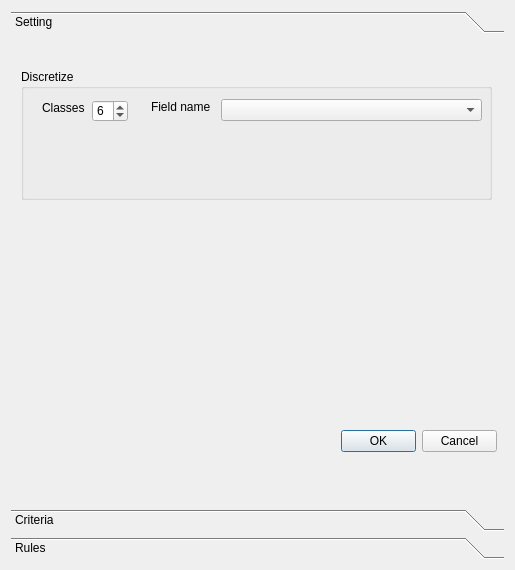
<?xml version="1.0" encoding="UTF-8"?>
<ui version="4.0">
 <class>Dialog</class>
 <widget class="QDialog" name="Dialog">
  <property name="geometry">
   <rect>
    <x>0</x>
    <y>0</y>
    <width>515</width>
    <height>570</height>
   </rect>
  </property>
  <property name="windowTitle">
   <string>geoRules</string>
  </property>
  <layout class="QGridLayout" name="gridLayout">
   <item row="1" column="0">
    <widget class="QToolBox" name="toolBox">
     <property name="styleSheet">
      <string notr="true">
font: 75 italic 10pt &quot;MS Shell Dlg 2&quot;;</string>
     </property>
     <property name="currentIndex">
      <number>0</number>
     </property>
     <widget class="QWidget" name="page">
      <property name="geometry">
       <rect>
        <x>0</x>
        <y>0</y>
        <width>497</width>
        <height>462</height>
       </rect>
      </property>
      <attribute name="label">
       <string>Setting</string>
      </attribute>
      <widget class="QDialogButtonBox" name="SettingButtonBox">
       <property name="geometry">
        <rect>
         <x>330</x>
         <y>390</y>
         <width>156</width>
         <height>24</height>
        </rect>
       </property>
       <property name="standardButtons">
        <set>QDialogButtonBox::Cancel|QDialogButtonBox::Ok</set>
       </property>
      </widget>
      <widget class="QGroupBox" name="DiscretizeGbox">
       <property name="geometry">
        <rect>
         <x>10</x>
         <y>30</y>
         <width>471</width>
         <height>131</height>
        </rect>
       </property>
       <property name="title">
        <string>Discretize</string>
       </property>
       <widget class="QSpinBox" name="ClasseNumDiscSpinBox">
        <property name="geometry">
         <rect>
          <x>71</x>
          <y>31</y>
          <width>36</width>
          <height>22</height>
         </rect>
        </property>
        <property name="maximum">
         <number>15</number>
        </property>
        <property name="value">
         <number>6</number>
        </property>
       </widget>
       <widget class="QLabel" name="ClassNumbLbl">
        <property name="geometry">
         <rect>
          <x>21</x>
          <y>31</y>
          <width>44</width>
          <height>16</height>
         </rect>
        </property>
        <property name="text">
         <string>Classes</string>
        </property>
       </widget>
       <widget class="QLabel" name="NewFieldNameDiscLbl">
        <property name="geometry">
         <rect>
          <x>130</x>
          <y>30</y>
          <width>64</width>
          <height>16</height>
         </rect>
        </property>
        <property name="text">
         <string>Field name</string>
        </property>
       </widget>
       <widget class="QComboBox" name="cobBoxFieldNameDisc">
        <property name="geometry">
         <rect>
          <x>200</x>
          <y>30</y>
          <width>261</width>
          <height>22</height>
         </rect>
        </property>
       </widget>
      </widget>
     </widget>
     <widget class="QWidget" name="CriteriaQTbox">
      <property name="geometry">
       <rect>
        <x>0</x>
        <y>0</y>
        <width>497</width>
        <height>462</height>
       </rect>
      </property>
      <attribute name="label">
       <string>Criteria</string>
      </attribute>
      <widget class="QComboBox" name="CritListFieldsCBox">
       <property name="geometry">
        <rect>
         <x>100</x>
         <y>33</y>
         <width>181</width>
         <height>20</height>
        </rect>
       </property>
      </widget>
      <widget class="QLabel" name="EnvLbl">
       <property name="geometry">
        <rect>
         <x>2</x>
         <y>0</y>
         <width>71</width>
         <height>19</height>
        </rect>
       </property>
       <property name="text">
        <string>Active layer     </string>
       </property>
      </widget>
      <widget class="QLabel" name="CritFieldsLbl">
       <property name="geometry">
        <rect>
         <x>2</x>
         <y>32</y>
         <width>81</width>
         <height>23</height>
        </rect>
       </property>
       <property name="text">
        <string>Active field</string>
       </property>
      </widget>
      <widget class="QLabel" name="CritMapNameLbl">
       <property name="geometry">
        <rect>
         <x>100</x>
         <y>0</y>
         <width>361</width>
         <height>20</height>
        </rect>
       </property>
       <property name="font">
        <font>
         <family>MS Shell Dlg 2</family>
         <pointsize>10</pointsize>
         <weight>9</weight>
         <italic>true</italic>
         <bold>false</bold>
        </font>
       </property>
       <property name="textFormat">
        <enum>Qt::AutoText</enum>
       </property>
      </widget>
      <widget class="QTextEdit" name="CritTEdit">
       <property name="geometry">
        <rect>
         <x>10</x>
         <y>380</y>
         <width>451</width>
         <height>71</height>
        </rect>
       </property>
       <property name="sizePolicy">
        <sizepolicy hsizetype="Expanding" vsizetype="Preferred">
         <horstretch>0</horstretch>
         <verstretch>2</verstretch>
        </sizepolicy>
       </property>
      </widget>
      <widget class="QTableWidget" name="CritWeighTableWidget">
       <property name="geometry">
        <rect>
         <x>0</x>
         <y>70</y>
         <width>371</width>
         <height>251</height>
        </rect>
       </property>
       <property name="sizePolicy">
        <sizepolicy hsizetype="Expanding" vsizetype="Maximum">
         <horstretch>0</horstretch>
         <verstretch>0</verstretch>
        </sizepolicy>
       </property>
       <property name="dragEnabled">
        <bool>true</bool>
       </property>
       <property name="dragDropMode">
        <enum>QAbstractItemView::DragDrop</enum>
       </property>
       <property name="alternatingRowColors">
        <bool>true</bool>
       </property>
       <property name="rowCount">
        <number>0</number>
       </property>
       <attribute name="horizontalHeaderCascadingSectionResizes">
        <bool>false</bool>
       </attribute>
       <attribute name="verticalHeaderCascadingSectionResizes">
        <bool>false</bool>
       </attribute>
       <attribute name="verticalHeaderHighlightSections">
        <bool>true</bool>
       </attribute>
      </widget>
      <widget class="QComboBox" name="DeclistFieldsCBox">
       <property name="geometry">
        <rect>
         <x>110</x>
         <y>341</y>
         <width>351</width>
         <height>20</height>
        </rect>
       </property>
      </widget>
      <widget class="QLabel" name="DecFieldsLbl">
       <property name="geometry">
        <rect>
         <x>10</x>
         <y>340</y>
         <width>81</width>
         <height>23</height>
        </rect>
       </property>
       <property name="text">
        <string>Decision field</string>
       </property>
      </widget>
      <widget class="QPushButton" name="CritRemoveFieldBtn">
       <property name="geometry">
        <rect>
         <x>390</x>
         <y>30</y>
         <width>75</width>
         <height>24</height>
        </rect>
       </property>
       <property name="text">
        <string>Remove</string>
       </property>
      </widget>
      <widget class="QPushButton" name="CritExtractBtn">
       <property name="geometry">
        <rect>
         <x>390</x>
         <y>80</y>
         <width>75</width>
         <height>201</height>
        </rect>
       </property>
       <property name="text">
        <string> Extract</string>
       </property>
      </widget>
      <widget class="QPushButton" name="CritHelpBtn">
       <property name="geometry">
        <rect>
         <x>390</x>
         <y>300</y>
         <width>75</width>
         <height>24</height>
        </rect>
       </property>
       <property name="text">
        <string>Help</string>
       </property>
      </widget>
      <widget class="QPushButton" name="CritAddFieldBtn">
       <property name="geometry">
        <rect>
         <x>300</x>
         <y>30</y>
         <width>75</width>
         <height>24</height>
        </rect>
       </property>
       <property name="text">
        <string>Add</string>
       </property>
      </widget>
     </widget>
     <widget class="QWidget" name="RoulesQTBox">
      <property name="geometry">
       <rect>
        <x>0</x>
        <y>0</y>
        <width>497</width>
        <height>462</height>
       </rect>
      </property>
      <attribute name="label">
       <string>Rules</string>
      </attribute>
      <widget class="QDialogButtonBox" name="RulesBtnBox">
       <property name="geometry">
        <rect>
         <x>310</x>
         <y>400</y>
         <width>156</width>
         <height>23</height>
        </rect>
       </property>
       <property name="standardButtons">
        <set>QDialogButtonBox::Close</set>
       </property>
      </widget>
      <widget class="QListWidget" name="RulesListWidget">
       <property name="geometry">
        <rect>
         <x>10</x>
         <y>11</y>
         <width>471</width>
         <height>281</height>
        </rect>
       </property>
      </widget>
      <widget class="QTextEdit" name="ruleEdit">
       <property name="geometry">
        <rect>
         <x>10</x>
         <y>310</y>
         <width>471</width>
         <height>71</height>
        </rect>
       </property>
       <property name="sizePolicy">
        <sizepolicy hsizetype="Expanding" vsizetype="Preferred">
         <horstretch>0</horstretch>
         <verstretch>2</verstretch>
        </sizepolicy>
       </property>
      </widget>
     </widget>
    </widget>
   </item>
  </layout>
 </widget>
 <tabstops>
  <tabstop>CritListFieldsCBox</tabstop>
  <tabstop>CritAddFieldBtn</tabstop>
  <tabstop>CritRemoveFieldBtn</tabstop>
  <tabstop>CritWeighTableWidget</tabstop>
  <tabstop>CritExtractBtn</tabstop>
  <tabstop>CritHelpBtn</tabstop>
  <tabstop>CritTEdit</tabstop>
 </tabstops>
 <resources/>
 <connections/>
</ui>
